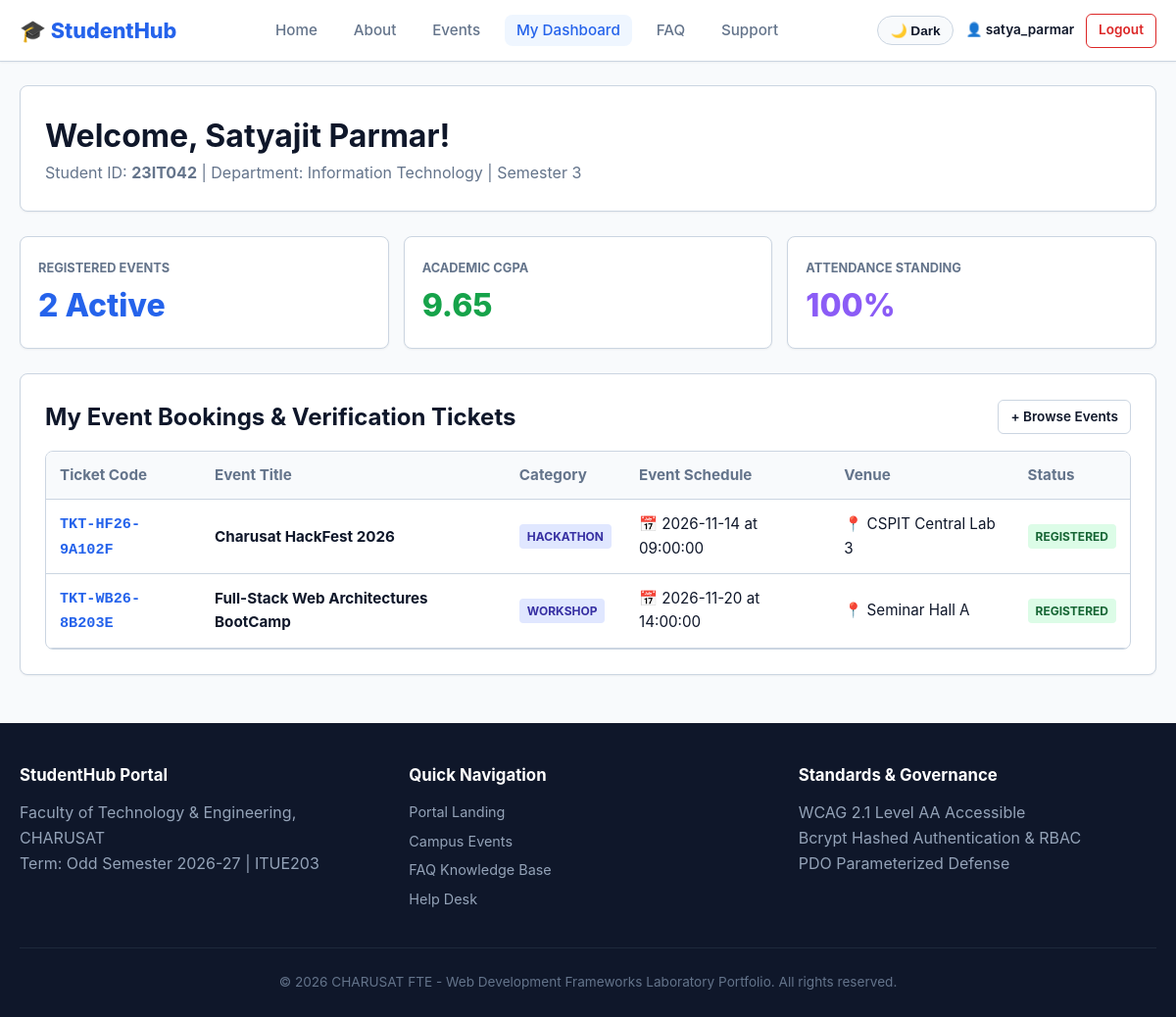
/studenthub/student_dashboard.php (signed in), run on the app's committed database.
### tables this page shows
CREATE TABLE `students` (
    `id` INT UNSIGNED AUTO_INCREMENT PRIMARY KEY,
    `user_id` INT UNSIGNED NULL UNIQUE,
    `roll_number` VARCHAR(20) NOT NULL UNIQUE,
    `full_name` VARCHAR(100) NOT NULL,
    `email` VARCHAR(100) NOT NULL UNIQUE,
    `phone` VARCHAR(15) NOT NULL,
    `department` VARCHAR(80) NOT NULL,
    `semester` TINYINT UNSIGNED NOT NULL DEFAULT 1,
    `gpa` DECIMAL(3, 2) NOT NULL DEFAULT 0.00,
    `city` VARCHAR(50) NOT NULL DEFAULT 'Anand',
    `status` ENUM('active', 'inactive', 'deleted') NOT NULL DEFAULT 'active',
    `created_at` TIMESTAMP DEFAULT CURRENT_TIMESTAMP,
    `updated_at` TIMESTAMP DEFAULT CURRENT_TIMESTAMP ON UPDATE CURRENT_TIMESTAMP,
    CONSTRAINT `fk_p15_students_user` FOREIGN KEY (`user_id`) REFERENCES `users` (`id`) ON DELETE CASCADE,
    INDEX `idx_students_dept` (`department`),
    INDEX `idx_students_status` (`status`)
);

CREATE TABLE `registrations` (
    `id` INT UNSIGNED AUTO_INCREMENT PRIMARY KEY,
    `student_id` INT UNSIGNED NOT NULL,
    `event_id` INT UNSIGNED NOT NULL,
    `ticket_code` VARCHAR(40) NOT NULL UNIQUE,
    `attendance_status` ENUM('registered', 'attended', 'absent', 'cancelled') NOT NULL DEFAULT 'registered',
    `registered_at` TIMESTAMP DEFAULT CURRENT_TIMESTAMP,
    CONSTRAINT `fk_p15_reg_student` FOREIGN KEY (`student_id`) REFERENCES `students` (`id`) ON DELETE CASCADE,
    CONSTRAINT `fk_p15_reg_event` FOREIGN KEY (`event_id`) REFERENCES `events` (`id`) ON DELETE CASCADE,
    CONSTRAINT `uk_p15_student_event` UNIQUE (`student_id`, `event_id`)
);

CREATE TABLE `events` (
    `id` INT UNSIGNED AUTO_INCREMENT PRIMARY KEY,
    `title` VARCHAR(150) NOT NULL,
    `category` VARCHAR(50) NOT NULL,
    `department` VARCHAR(80) NOT NULL DEFAULT 'All',
    `description` TEXT NOT NULL,
    `event_date` DATE NOT NULL,
    `event_time` TIME NOT NULL,
    `venue` VARCHAR(100) NOT NULL,
    `max_capacity` INT UNSIGNED NOT NULL DEFAULT 100,
    `registration_fee` DECIMAL(7, 2) NOT NULL DEFAULT 0.00,
    `poster_path` VARCHAR(255) NULL,
    `status` ENUM('upcoming', 'ongoing', 'completed', 'cancelled') NOT NULL DEFAULT 'upcoming',
    `created_at` TIMESTAMP DEFAULT CURRENT_TIMESTAMP,
    `updated_at` TIMESTAMP DEFAULT CURRENT_TIMESTAMP ON UPDATE CURRENT_TIMESTAMP,
    INDEX `idx_events_status` (`status`),
    INDEX `idx_events_cat` (`category`)
);

### studenthub/student_dashboard.php (the view, shortened to what this page needs)
<?php
$currentUser = checkAuth('student');
$pdo = Database::getConnection();
$sStmt = $pdo->prepare("SELECT * FROM students WHERE user_id = :uid LIMIT 1");
$sStmt->execute([':uid' => $currentUser['id']]);
$student = $sStmt->fetch();
$enrolled = [];
if ($student) {
    $eStmt = $pdo->prepare("
        SELECT r.id AS reg_id, r.ticket_code, r.attendance_status, r.registered_at,
               e.id AS event_id, e.title, e.category, e.event_date, e.event_time, e.venue
        FROM registrations r
        INNER JOIN events e ON r.event_id = e.id
        WHERE r.student_id = :sid
        ORDER BY e.event_date ASC
    ");
    $eStmt->execute([':sid' => $student['id']]);
    $enrolled = $eStmt->fetchAll();
}
require_once __DIR__ . '/includes/header.php';
?>
<div class="card" style="margin-bottom:25px;">
    <h1>Welcome, <?= htmlspecialchars($student['full_name'] ?? $currentUser['username']) ?>!</h1>
    <p style="color:var(--text-secondary);">Student ID: <strong><?= htmlspecialchars($student['roll_number'] ?? 'N/A') ?></strong> | Department: <?= htmlspecialchars($student['department'] ?? 'Information Technology') ?> | Semester 3</p>
</div>
<div style="display:grid; grid-template-columns:repeat(auto-fit, minmax(200px, 1fr)); gap:15px; margin-bottom:25px;">
    <div class="card" style="padding:18px; margin:0;">
        <span style="font-size:0.8rem; font-weight:bold; color:var(--text-secondary); text-transform:uppercase;">Registered Events</span>
        <div style="font-size:2rem; font-weight:800; color:var(--primary);"><?= count($enrolled) ?> Active</div>
    </div>
    <div class="card" style="padding:18px; margin:0;">
        <span style="font-size:0.8rem; font-weight:bold; color:var(--text-secondary); text-transform:uppercase;">Academic CGPA</span>
        <div style="font-size:2rem; font-weight:800; color:var(--success);"><?= htmlspecialchars((string)($student['gpa'] ?? '9.65')) ?></div>
    </div>
    <div class="card" style="padding:18px; margin:0;">
        <span style="font-size:0.8rem; font-weight:bold; color:var(--text-secondary); text-transform:uppercase;">Attendance Standing</span>
        <div style="font-size:2rem; font-weight:800; color:#8b5cf6;">100%</div>
    </div>
</div>
<div class="card">
    <div style="display:flex; justify-content:space-between; align-items:center; margin-bottom:15px;">
        <h2>My Event Bookings &amp; Verification Tickets</h2>
        <a href="events.php" class="btn btn-outline btn-sm">+ Browse Events</a>
    </div>
    <div class="table-wrapper">
        <table>
            <thead>
                <tr>
                    <th>Ticket Code</th>
                    <th>Event Title</th>
                    <th>Category</th>
                    <th>Event Schedule</th>
                    <th>Venue</th>
                    <th>Status</th>
                </tr>
            </thead>
            <tbody>
                <?php if (empty($enrolled)): ?>
                    <tr>
                        <td colspan="6" style="text-align:center; padding:30px; color:var(--text-secondary);">
                            You have not registered for any upcoming events yet. <a href="events.php">Browse upcoming events</a>.
                        </td>
                    </tr>
                <?php else: ?>
                    <?php foreach ($enrolled as $item): ?>
                        <tr>
                            <td><strong style="color:var(--primary); font-family:monospace;"><?= htmlspecialchars($item['ticket_code']) ?></strong></td>
                            <td><strong><?= htmlspecialchars($item['title']) ?></strong></td>
                            <td><span class="badge" style="background:#e0e7ff; color:#3730a3;"><?= htmlspecialchars($item['category']) ?></span></td>
                            <td>📅 <?= htmlspecialchars($item['event_date']) ?> at <?= htmlspecialchars($item['event_time']) ?></td>
                            <td>📍 <?= htmlspecialchars($item['venue']) ?></td>
                            <td><span class="badge badge-active"><?= htmlspecialchars($item['attendance_status']) ?></span></td>
                        </tr>
                    <?php endforeach; ?>
                <?php endif; ?>
            </tbody>
        </table>
    </div>
</div>
<?php require_once __DIR__ . '/includes/footer.php'; ?>

### studenthub/assets/css/main.css (style rules this page uses)
:root { --primary: #2563eb; --primary-dark: #1d4ed8; --primary-light: #eff6ff; --bg-page: #f8fafc; --bg-surface: #ffffff; --text-primary: #0f172a; --text-secondary: #64748b; --border: #cbd5e1; --success: #16a34a; --danger: #dc2626; --warning: #f59e0b; --radius: 8px; --shadow-sm: 0 1px 2px 0 rgba(0, 0, 0, 0.05); --shadow-md: 0 4px 6px -1px rgba(0, 0, 0, 0.1); }
* { box-sizing: border-box; margin: 0; padding: 0; transition: background-color 0.2s, color 0.2s; }
body { font-family: -apple-system, BlinkMacSystemFont, "Segoe UI", Roboto, sans-serif; background: var(--bg-page); color: var(--text-primary); line-height: 1.6; min-height: 100vh; display: flex; flex-direction: column; }
.card { background: var(--bg-surface); border: 1px solid var(--border); border-radius: var(--radius); padding: 25px; box-shadow: var(--shadow-sm); margin-bottom: 25px; }
.btn { display: inline-flex; align-items: center; justify-content: center; gap: 6px; padding: 0.6rem 1.2rem; border-radius: 6px; font-weight: 600; text-decoration: none; border: none; cursor: pointer; font-size: 0.95rem; transition: background 0.2s, transform 0.1s; }
.btn-outline { background: transparent; border: 1.5px solid var(--border); color: var(--text-primary); }
.btn-sm { padding: 0.35rem 0.75rem; font-size: 0.85rem; }
.table-wrapper { overflow-x: auto; border: 1px solid var(--border); border-radius: var(--radius); }
table { width: 100%; border-collapse: collapse; text-align: left; }
th, td { padding: 12px 14px; border-bottom: 1px solid var(--border); font-size: 0.95rem; }
th { background: #f8fafc; font-weight: 700; color: var(--text-secondary); }
.badge { display: inline-block; padding: 3px 8px; border-radius: 4px; font-size: 0.75rem; font-weight: bold; text-transform: uppercase; }
.badge-active, .badge-upcoming { background: #dcfce7; color: #166534; }

### data on the page
students: full_name "Satyajit Parmar", roll_number "23IT042", department "Information Technology", gpa "9.65"
registrations: ticket_code "TKT-HF26-9A102F", event.title "Charusat HackFest 2026", event.category "HACKATHON", event.event_date "2026-11-14", event.event_time "09:00:00", event.venue "CSPIT Central Lab 3", attendance_status "REGISTERED"
registrations: ticket_code "TKT-WB26-8B203E", event.title "Full-Stack Web Architectures BootCamp", event.category "WORKSHOP", event.event_date "2026-11-20", event.event_time "14:00:00", event.venue "Seminar Hall A", attendance_status "REGISTERED"

### other printed values
APP_NAME "StudentHub"
$userName "satya_parmar"
count($enrolled) "2"
APP_INSTITUTION "Faculty of Technology & Engineering, CHARUSAT"
APP_TERM "Odd Semester 2026-27"
